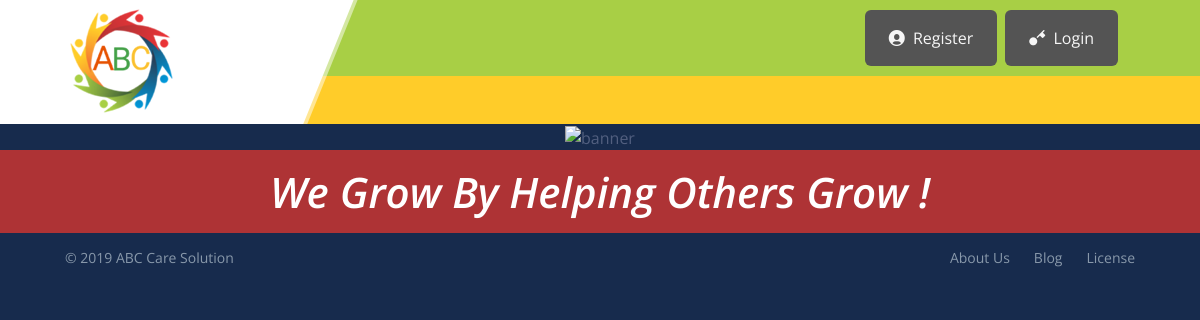
The page / on the database its author committed.
### tables this page shows
CREATE TABLE `abc_settings` (
  `settings_id` int(11) NOT NULL,
  `sitename` varchar(255) NOT NULL,
  `siteaddress` varchar(255) NOT NULL,
  `logoname` varchar(255) NOT NULL,
  `logopathname` varchar(255) NOT NULL,
  `notification` text NOT NULL,
  `title` text NOT NULL,
  `date_added` int(11) NOT NULL
);

### application/models/Defaultdata.php (called while the page is built, shortened)
<?php
class Defaultdata extends CI_Model {
	private $mydata = array();
	public function getFrontendDefaultData()
	{
		$this->mydata["tot_segments"] = $this->getUrlSegments();
		$this->mydata['general_settings'] = $this->grabSettingData();
		$this->mydata['admin_profile'] = $this->grabProfileData();
		$this->data = $this->mydata;
		$this->headerdata = $this->mydata;
		$this->data["head"] = $this->load->view('partials/head', $this->headerdata, true);
		$this->data["header"] = $this->load->view('partials/header', $this->headerdata, true);
		$this->data["footer"] = $this->load->view('partials/footer', null, true);
		return $this->data;
	}
	public function getUrlSegments()
	{
		$all_segment=$this->uri->segment_array();
		if(sizeof($all_segment)==0)
		{
			$all_segment[1]=$this->router->class;
		}
		if(sizeof($all_segment)==1)
		{
			$all_segment[2]=$this->router->method;
		}
		return $all_segment;
	}
	public function grabSettingData(){
		$query = $this->db->get(TABLE_SETTINGS);
		return $query->row();
	}
	public function grabProfileData(){
		$query = $this->db->get(TABLE_ADMIN);
		return $query->row();
	}
}
?>

### application/controllers/Home.php (called while the page is built, shortened)
<?php
	class Home extends CI_Controller {
		public $data = array();
		public function __construct(){
			$this->load->model('userdata');
			$this->data = $this->defaultdata->getFrontendDefaultData();
		}
		public function index()
		{
			$this->load->view('home', $this->data);
		}
	}
?>

### index.php (called while the page is built, shortened)
<?php
require_once BASEPATH.'core/CodeIgniter.php';

### application/views/home.php (the view)
<?php echo $head;?>
<?php echo $header; ?>
<div class="home-banner">
  <div class="banner-images">
      <img src="<?php echo base_url(); ?>resources/images/home-banner.png" alt="banner">
    </div>
</div>
<div class="home-welcome_text">
  <div class="container">
      <h1 class="welcome-text"><?php echo $general_settings->title;?></h1>
    </div>
</div>
<?php echo $footer; ?>

### application/views/partials/header.php (shortened to what this page needs)
<body class="bg-default home">
  <div class="main-content">
    <nav class="navbar navbar-top navbar-horizontal navbar-expand-md navbar-dark">
      <div class="container px-4">
        <div class="hometop-header">
            <div class="logo">
                <a href="<?php echo base_url();?>">
                    <img src="<?php echo base_url($general_settings->logopathname.'?v='.time()); ?>" alt="Logo">
                </a>
            </div>
            <div class="collapse navbar-collapse" id="navbar-collapse-main">
              <ul class="navbar-nav ml-auto">
                <?php
                  if($this->session->userdata('user_id')){
                ?>
                  <li class="nav-item register <?php echo ($tot_segments[1] == 'register') ? 'active' : '';?>">
                    <a class="nav-link nav-link-icon" href="<?php echo base_url('dashboard');?>">
                      <i class="ni ni-single-copy-04"></i>
                      <span class="nav-link-inner--text">Dashboard</span>
                    </a>
                  </li>
                  <li class="nav-item register">
                  <a class="nav-link nav-link-icon" href="<?php echo base_url('logout');?>">
                    <i class="ni ni-button-power"></i>
                    <span class="nav-link-inner--text">Logout</span>
                  </a>
                </li>
                <?php
                  }else{
                ?>
                <li class="nav-item register <?php echo ($tot_segments[1] == 'register') ? 'active' : '';?>">
                  <a class="nav-link nav-link-icon" href="<?php echo base_url('register');?>">
                    <i class="ni ni-circle-08"></i>
                    <span class="nav-link-inner--text">Register</span>
                  </a>
                </li>
                <li class="nav-item login <?php echo ($tot_segments[1] == 'login') ? 'active' : '';?>">
                  <a class="nav-link nav-link-icon" href="<?php echo base_url('login');?>">
                    <i class="ni ni-key-25"></i>
                    <span class="nav-link-inner--text">Login</span>
                  </a>
                </li>
                <?php
                  }
                ?>
              </ul>
            </div>
        </div>
      </div>
    </nav>
  <div class="header-animation">
      <div class="container">
          <div class="welcome-animation">
                <marquee width="1000PX">
                  <div class="ourtitlestext"><?php echo $general_settings->notification;?></div>
                </marquee>
            </div>
        </div>
    </div>

### application/views/partials/footer.php (shortened to what this page needs)
  <footer class="<?php echo ($tot_segments[1] == 'dashboard') ? 'footer' : 'footer';?>">
    <div class="<?php echo ($tot_segments[1] != 'dashboard') ? 'container' : 'container';?>">
      <div class="row align-items-center justify-content-xl-between">
        <div class="col-xl-6">
          <div class="copyright text-center text-xl-left text-muted">
              &copy; 2019 <?php echo $general_settings->sitename;?>
            </div>
        </div>
        <div class="col-xl-6">
          <ul class="nav nav-footer justify-content-center justify-content-xl-end">
            <li class="nav-item">
              <a href="javascript:void(0);" class="nav-link" >About Us</a>
            </li>
            <li class="nav-item">
              <a href="javascript:void(0);" class="nav-link" >Blog</a>
            </li>
            <li class="nav-item">
              <a href="javascript:void(0);" class="nav-link" >License</a>
            </li>
          </ul>
        </div>
      </div>
    </div>
  </footer>
    </div>
</body>
</html>

### resources/css/nucleo.css (style rules this page uses)
.ni { display: inline-block; font: normal normal normal 14px/1 NucleoIcons; font-size: inherit; text-rendering: auto; -webkit-font-smoothing: antialiased; -moz-osx-font-smoothing: grayscale; }
.ni-circle-08::before { content: "\ea27"; }
.ni-key-25::before { content: "\ea3b"; }

### rows shown on the page
abc_settings: logopathname (picture), title "We Grow By Helping Others Grow !", sitename "ABC Care Solution"
